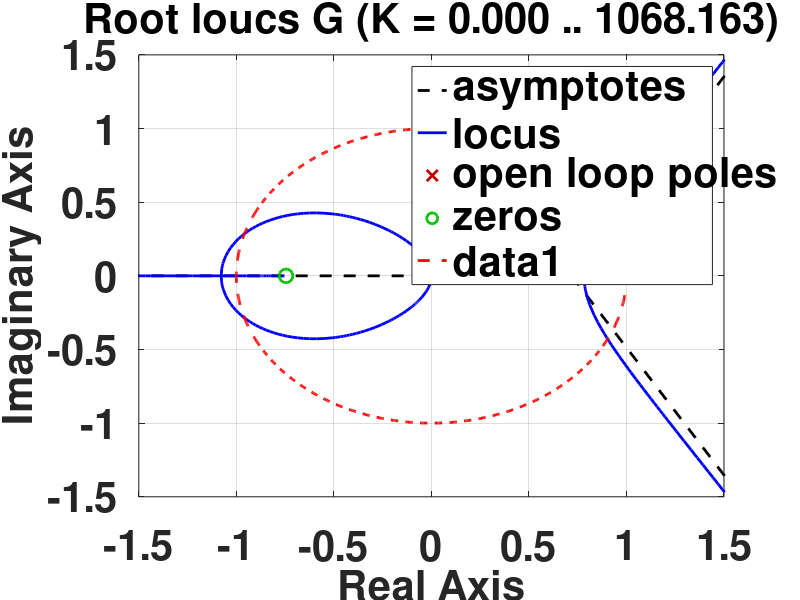

Recreate this plot in MATLAB.
clear all; close all;
%G=zpk([-0.7453],[0.4119,1],0.15);
%G=zpk([-0.7453],[0,0.4119,1],0.15);
G=zpk([-0.7453],[0,0,0.4119,1],0.15);
figure();
set(gcf, 'Position',  [0, 0, 1900, 1100])
rlocus(G)
n = 1000; 
theta = linspace(0, 2*pi, n);
x = cos(theta);
y = sin(theta);
hold on;
plot(x,y,'r--')
hold off;
axis([-1.5 1.5 -1.5 1.5]);
%xlabel('k');
%ylabel('c(k)');
set(findall(gcf,'Type','line'),'LineWidth',2);
set(gca,'FontSize',30,'fontWeight','bold');
set(findall(gcf,'type','text'),'FontSize',30,'fontWeight','bold');
